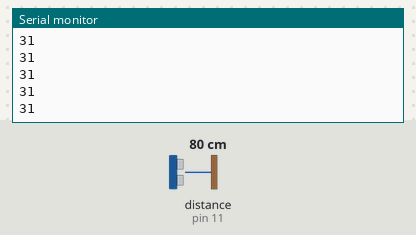
Recording of a sketch running on a simulated Arduino Uno, built with avr-gcc and run on an emulated ATmega328P. Shown: the last lines printed to the serial monitor. Wiring (inferred from the names in the program): ultrasonic range finder: trigger pin 12; echo pin 11. The test bench sets the inputs (shaded band); at power-on: distance to the obstacle (sensor on pin 11) 80 cm. The echo pulse lasts 58.3 µs per cm.

Above: at 1.2 s.
1.3 s: distance to the obstacle (sensor on pin 11) set to 2 cm
At 1.34 s:
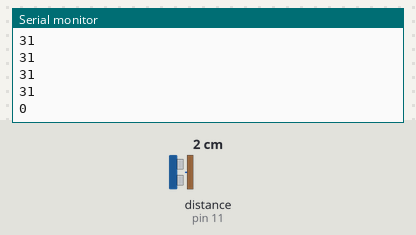
2.8 s: distance to the obstacle (sensor on pin 11) set to 4 cm
At 2.81 s:
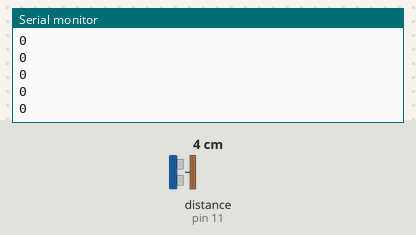
Timing chart, 0 to 5.8 s (numbered marks = the images above; inputs shaded):
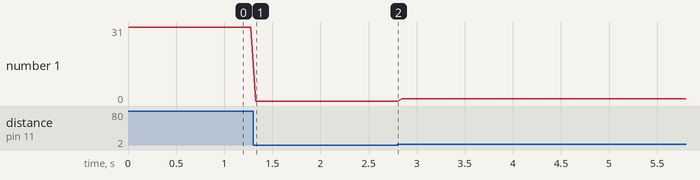

The sketch:

sketch_sep24a.ino
```cpp
#include <Arduino.h>


extern HardwareSerial Serial;

#define TRIGGER_PIN   12 // Arduino pin tied to trigger pin on ping sensor.
#define ECHO_PIN      11 // Arduino pin tied to echo pin on ping sensor.
#define MAX_DISTANCE 400 // Maximum distance (in cm) to ping.

void setup() {
    Serial.begin(115200);
    pinMode(TRIGGER_PIN, OUTPUT);
    pinMode(ECHO_PIN, INPUT);
}

void loop() {
    unsigned long pingTime;
    unsigned long maxPingTime = MAX_DISTANCE * 58;

    digitalWrite(TRIGGER_PIN, LOW);
    delayMicroseconds(4);             // Wait for pin to go low.
    digitalWrite(TRIGGER_PIN, HIGH);  // Set trigger pin high, this tells the sensor to send out a ping.
    delayMicroseconds(10);            // Wait long enough for the sensor to realize the trigger pin is high. Sensor specs say to wait 10uS.
    digitalWrite(TRIGGER_PIN, LOW);

    pingTime = pulseIn(ECHO_PIN, HIGH, maxPingTime);
    Serial.println(pingTime/148);
    delay(50);
}

//boolean ping_trigger() {
//    digitalWrite(TRIGGER_PIN, LOW);   // Set the trigger pin low, should already be low, but this will make sure it is.
//    delayMicroseconds(4);             // Wait for pin to go low.
//    digitalWrite(TRIGGER_PIN, HIGH);  // Set trigger pin high, this tells the sensor to send out a ping.
//    delayMicroseconds(10);            // Wait long enough for the sensor to realize the trigger pin is high. Sensor specs say to wait 10uS.
//    digitalWrite(TRIGGER_PIN, LOW);   // Set trigger pin back to low.
//
//    if (digitalRead(ECHO_PIN)) return false;                // Previous ping hasn't finished, abort.
//    _max_time = micros() + _maxEchoTime + MAX_SENSOR_DELAY; // Maximum time we'll wait for ping to start (most sensors are <450uS, the SRF06 can take up to 34,300uS!)
//    while (!digitalRead(ECHO_PIN))                          // Wait for ping to start.
//        if (micros() > _max_time) return false;             // Took too long to start, abort.
//}
```

main.cpp
```cpp

```

Measured:
- after the input at 1.3 s, the serial monitor: prints a new line at once (image 1)
- plotted number 1: 31 → 0 after the input at 1.3 s, 0 → 1 after the input at 2.8 s
